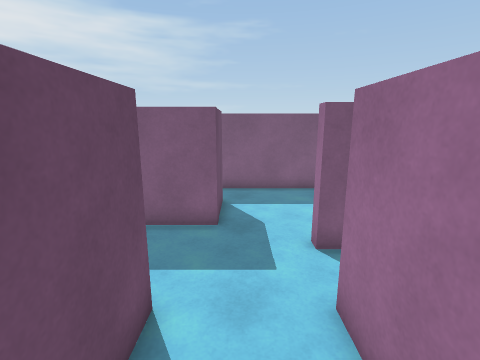
view 1 (above)

18 first-person views from a walk through a Unity game level. The camera is 1.2 m above the floor, tilts 12° down and sees 85° across. The floor is counted in squares, 0.5 m on a side. Each view is taken from the middle of a square. On the plan, view 1 faces up. The plan holds only what a view shows up to about 18 squares ahead; the rest is blank. The player is left out. Surface patterns are stand-ins for the level's own textures.

view 2
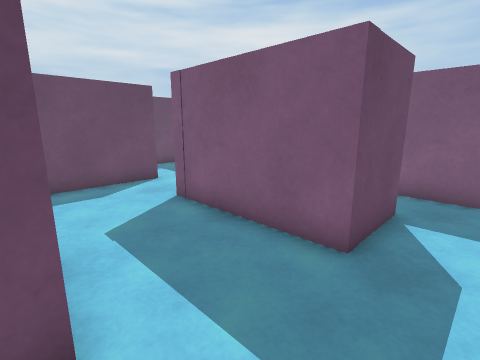

view 3
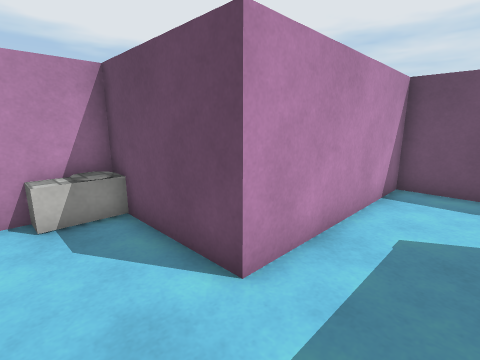

view 4
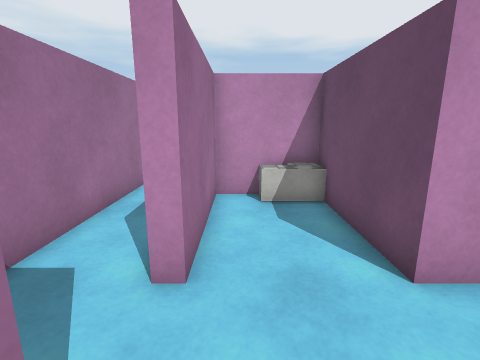

view 5
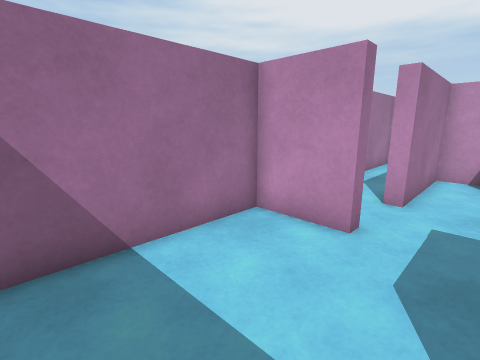

view 6
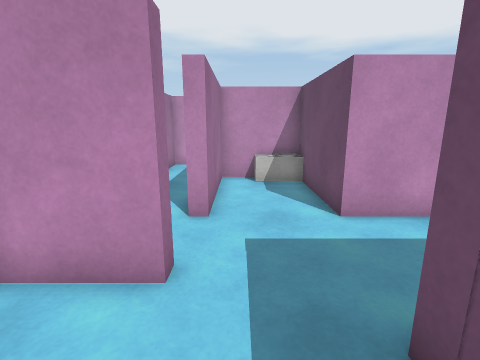

view 7
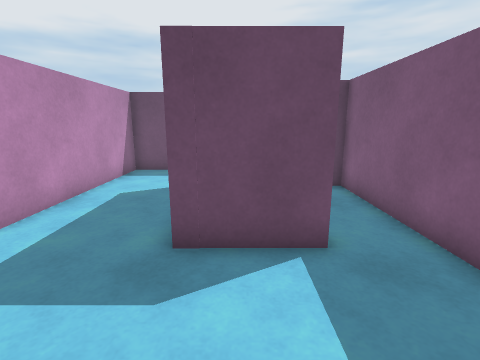

view 8
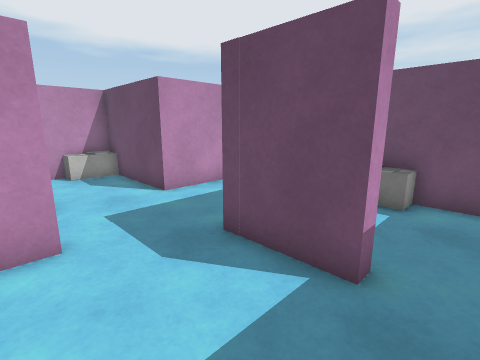

view 9
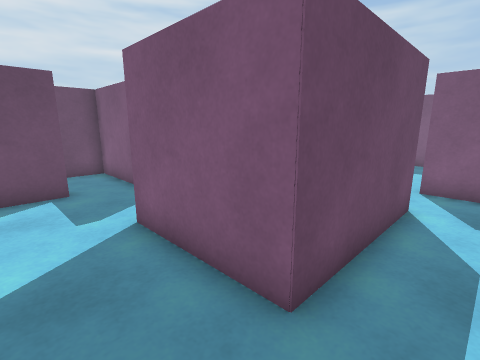

view 10
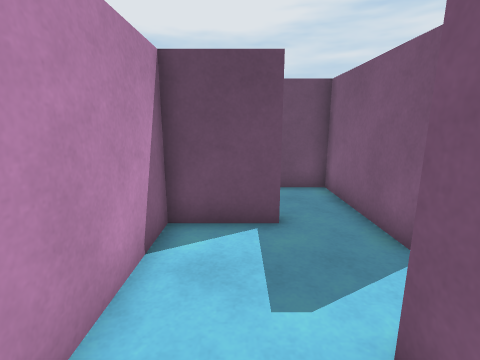

view 11
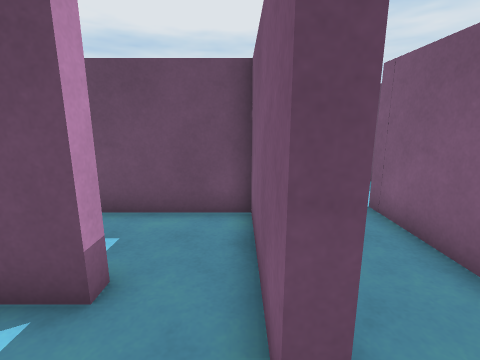

view 12
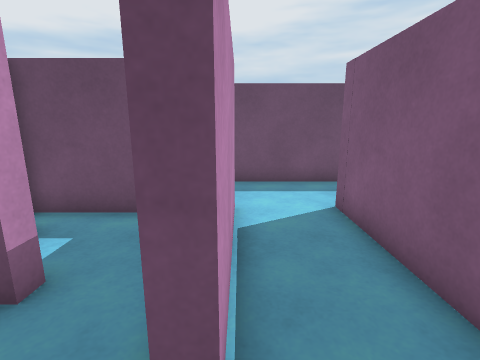

view 13
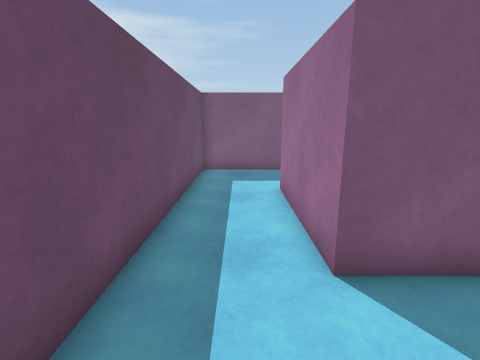

view 14
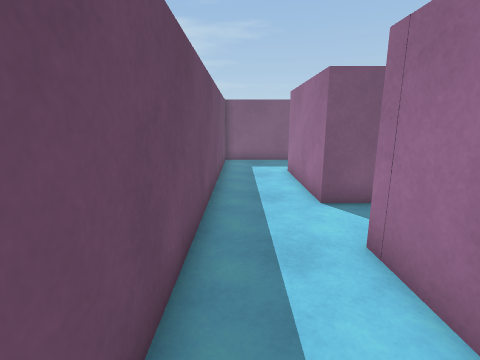

view 15
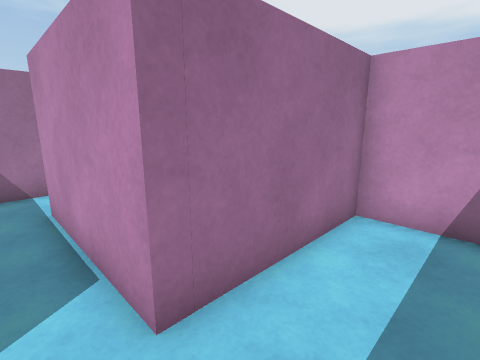

view 16
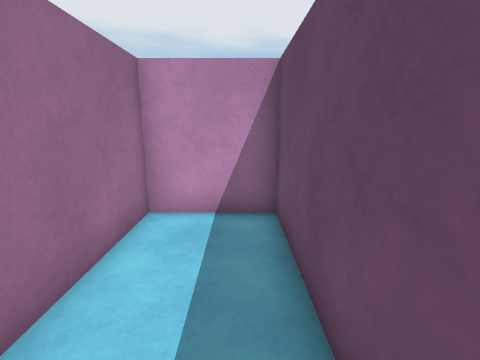

view 17
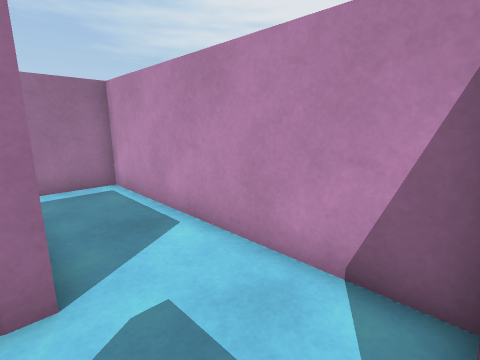

view 18
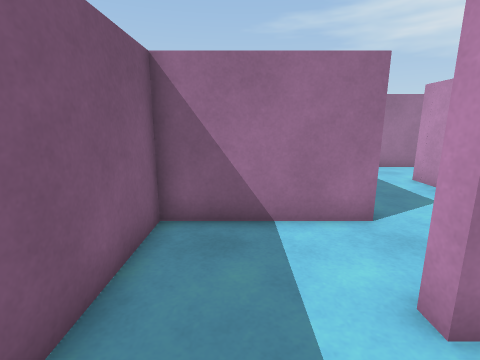

### Floor plan
Ten units are one square. View 1 is at (0, 0); x grows to the right and y downward. Boxes are objects, and circles mark ways between rooms. Rooms are numbered by the first view taken in them; rooms with no view inside come last. Other rooms are left out.
<svg viewBox="-145 -145 199 200">
<path fill="none" stroke="#000" d="M5 9 18 9 18 -44 24 -44 24 14 5 14M-14 14 -22 14M-8 -87 -67 -87M38 -68 21 -68 21 -74M-61 20 -61 48 49 48 49 -41M-99 -96 -99 -44 -17 -44 -17 10M-14 -117 -8 -117 -8 -87M21 -74 49 -74 49 -131M41 -140 -16 -140M-22 14 -22 -18M-47 -8 -47 -3M-58 -39 -105 -39 -105 -96 -99 -96M-96 -140 -140 -140 -140 50 -105 50 -105 -8 -47 -8M-68 20 -61 20M-47 -3 -99 -3 -99 48M-16 -140 -61 -140 -61 -102M-67 -87 -67 -140 -96 -140"/>
<rect x="-5" y="5" width="10" height="10" fill="#bbb"><title>other object</title></rect>
<circle cx="10" cy="-77" r="3" fill="#2a7"/>
<circle cx="-40" cy="20" r="3" fill="#2a7"/>
<circle cx="-85" cy="-90" r="3" fill="#2a7"/>
<circle cx="-10" cy="-125" r="3" fill="#2a7"/>
<circle cx="-35" cy="-5" r="3" fill="#2a7"/>
<circle cx="-65" cy="10" r="3" fill="#2a7"/>
<circle cx="-100" cy="-115" r="3" fill="#2a7"/>
<text x="-10" y="-30">1</text>
<text x="20" y="-110">2</text>
<text x="-40" y="10">3</text>
<text x="-110" y="-40">4</text>
<text x="-80" y="20">5</text>
<text x="-40" y="-120">6</text>
<text x="-90" y="-120">7</text>
</svg>
Room 1 opens to room 2. Room 1 opens to room 3. Room 1 opens to room 7. Room 2 opens to room 6. Room 3 opens to room 4. Room 3 opens to room 5. Room 4 opens to room 7.

Where each view was taken, in squares from view 1:
view 1: 0 up, 0 right, facing up
view 2: 4 up, 1 right, facing up-left
view 3: 7 up, 1 right, facing down-left
view 4: 8 up, 1 right, facing down
view 5: 13 up, 0 right, facing down-right
view 6: 11 up, 1 right, facing down
view 7: 10 up, 4 right, facing left
view 8: 13 up, 3 right, facing down-left
view 9: 4 down, 4 right, facing up-left
view 10: 3 down, 0 right, facing left
view 11: 0 up, 3 left, facing left
view 12: 1 up, 3 left, facing left
view 13: 0 up, 12 left, facing up
view 14: 4 down, 13 left, facing up
view 15: 2 up, 13 left, facing down-right
view 16: 2 up, 13 left, facing down
view 17: 1 down, 6 left, facing down-right
view 18: 12 up, 13 left, facing right
